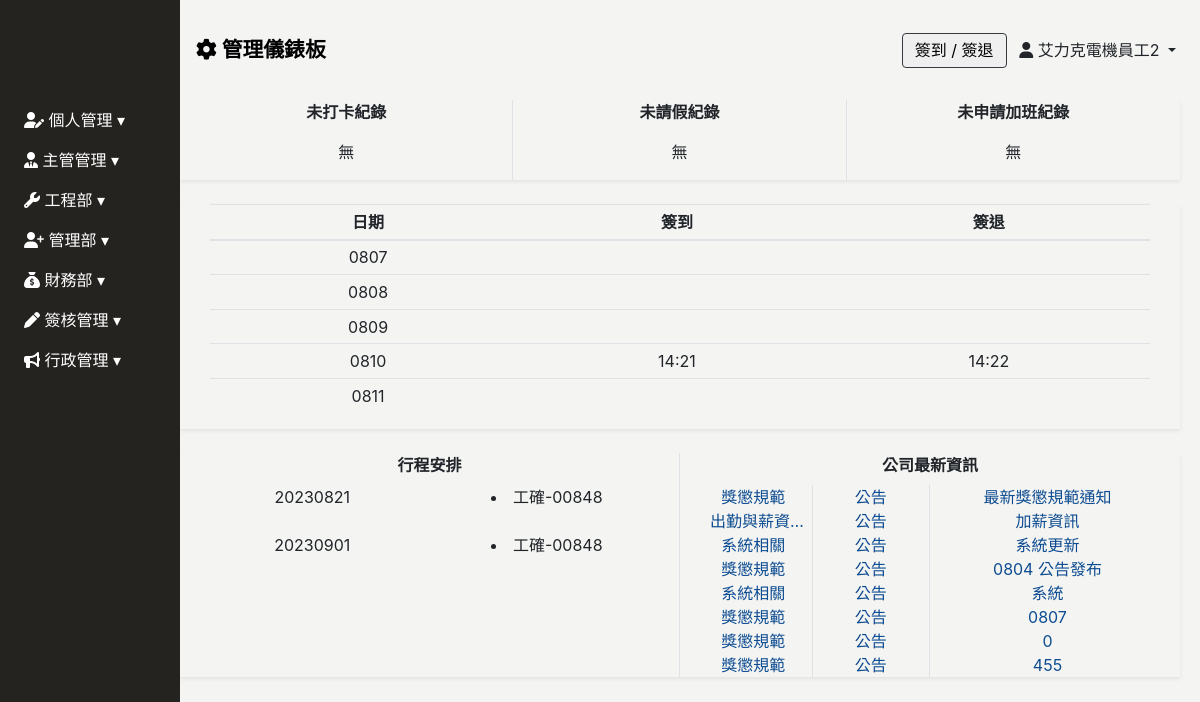
The app's page / (signed in) with its own data.
### Backend/models.py (models this page shows, shortened)
class ModifiedModel(models.Model):
    modified_by = models.ForeignKey("Employee", on_delete=models.SET_NULL, null=True, blank=True)
    created_date = models.DateField(default=timezone.now,verbose_name='建立日期')
    update_date = models.DateField(auto_now=True, verbose_name='更新日期')
    class Meta:
        abstract = True

class Employee(ModifiedModel):
    GENDER_CHOICES = [
        ('M', '男'),
        ('F', '女'),
    ]
    BLOOD_TYPE_CHOICES = [
        ('A', 'A型'),
        ('B', 'B型'),
        ('AB','AB型'),
        ('O', 'O型'),
    ]
    MARITAL_STATUS_CHOICES = [
        ('M', '已婚'),
        ('S', '未婚'),
        ('D', '離異'),
    ]
    MILITARY_STATUS_CHOICES = [
        ('M', '義務役'),
        ('E', '免服役'),
        ('A', '替代役'),
    ]
    user = models.OneToOneField(User, null=True, blank=True, on_delete=models.CASCADE)
    profile_image = models.ImageField(upload_to='employee_profile/', blank=True, null=True, default='employee_profile/default_profile.png', verbose_name='員工照片')
    full_name = models.CharField(max_length=30, null=True, blank=True, verbose_name='員工名稱')
    employee_id	 = models.CharField(max_length=30, blank=True,verbose_name='員工ID')
    departments = models.ForeignKey('Department', on_delete=models.SET_NULL, blank=True, null=True, related_name='employees', verbose_name='部門名稱')# 你可以通过department.employees.all()访问一个部门的所有员工。
    position = models.CharField(max_length=30, null=True, blank=True, verbose_name='職稱')
    phone_number = models.CharField(max_length=20, null=True, blank=True,verbose_name='手機號碼')
    contact_number = models.CharField(max_length=20, null=True, blank=True,verbose_name='聯絡電話')
    start_date = models.DateField(null=True, blank=True, verbose_name='到職日期')
    seniority = models.DecimalField(max_digits=3, decimal_places=1, null=True, blank=True, verbose_name='目前年資')
    id_number = models.CharField(max_length=20, null=True, blank=True, verbose_name='身份證字號')
    birthday = models.DateField(null=True, blank=True, verbose_name='出生日期')
    gender = models.CharField(max_length=1, choices=GENDER_CHOICES, null=True, blank=True, verbose_name='性別')
    blood_type = models.CharField(max_length=2, choices=BLOOD_TYPE_CHOICES, null=True, blank=True, verbose_name='血型')
    birth_place = models.CharField(max_length=100, null=True, blank=True, verbose_name='出生地')
    marital_status = models.CharField(max_length=1, choices=MARITAL_STATUS_CHOICES, null=True, blank=True, verbose_name='婚姻狀況')
    military_status = models.CharField(max_length=1, choices=MILITARY_STATUS_CHOICES, null=True, blank=True, verbose_name='兵役狀況')
    permanent_address = models.CharField(max_length=50, null=True, blank=True, verbose_name='戶籍地址')
    current_address_city = models.CharField(max_length=50, null=True, blank=True, verbose_name='現居地址縣市')
    current_address = models.CharField(max_length=50, null=True, blank=True, verbose_name='現居地址')
    location = models.CharField(max_length=50, null=True, blank=True, verbose_name='所在地')
    company_email = models.EmailField(null=True, blank=True, verbose_name='公司E_Mail')
    personal_email = models.EmailField(null=True, blank=True, verbose_name='個人E_Mail')
    emergency_contact = models.CharField(max_length=50, null=True, blank=True, verbose_name='緊急聯絡人1')
    emergency_contact_relations = models.CharField(max_length=50, null=True, blank=True, verbose_name='關係1')
    emergency_contact_phone = models.CharField(max_length=20, null=True, blank=True, verbose_name='聯絡人電話1')
    class Meta:
        verbose_name = "員工"   # 單數
        verbose_name_plural = verbose_name   #複數

class Project_Job_Assign(ModifiedModel):
    project_confirmation= models.ForeignKey(Project_Confirmation,on_delete=models.CASCADE,related_name='project',null=True, blank=True, verbose_name="工程確認單")
    job_assign_id = models.CharField(max_length=100,null=True, blank=True, verbose_name='工派單編號')
    attendance_date =models.JSONField(null=True, blank=True, verbose_name="出勤日期")
    work_employee = models.ManyToManyField('Employee', related_name='projects_work_employee', blank=True, verbose_name='工作人員')
    lead_employee = models.ManyToManyField('Employee', related_name='projects_lead_employee', blank=True, verbose_name="帶班人員")
    vehicle = models.CharField(max_length=100,null=True, blank=True, verbose_name='使用車輛')
    location = models.CharField(max_length=100,null=True, blank=True, verbose_name="工作地點")
    project_type = models.CharField(max_length=100,null=True, blank=True, verbose_name='工作類型')
    remark = models.TextField(null=True, blank=True, verbose_name="備註")
    attachment = models.FileField(upload_to="project-attachment/", null=True, blank=True, verbose_name="工確單附件")
    class Meta:
        verbose_name = "工作派任計畫"   # 單數
        verbose_name_plural = verbose_name   #複數
        ordering = ['-id']
    def attachment_link(self):
        if self.attachment:
            return format_html("<a href='%s' download>下載</a>" % (self.project_confirmation.attachment.url,))
        else:
            return ""
    attachment_link.allow_tags = True

class Project_Confirmation(ModifiedModel):
    project_confirmation_id = models.CharField(max_length=100, null=True, blank=True, verbose_name="工確單編號")
    quotation_id = models.CharField(max_length=100, null=True, blank=True, verbose_name="報價單號")
    project_name = models.CharField(max_length=100, null=True, blank=True, verbose_name="工程名稱")
    order_id = models.CharField(max_length=100, null=True, blank=True, verbose_name='訂單編號')
    c_a = models.CharField(max_length=100, null=True, blank=True, verbose_name='母案編號')
    client = models.CharField(max_length=100, null=True, blank=True, verbose_name='客戶簡稱')
    requisition = models.CharField(max_length=100, null=True, blank=True, verbose_name='請購單位')
    turnover = models.CharField(max_length=10, null=True, blank=True, verbose_name='成交金額')
    is_completed = models.BooleanField(verbose_name='完工狀態',blank=True,default=False)
    completion_report_employee = models.ManyToManyField(Employee, related_name='projects_confirmation_report_employee', blank=True, verbose_name='完工回報人')
    completion_report_date = models.DateField(null=True, blank=True, verbose_name="完工回報日期")
    remark = models.TextField(null=True, blank=True, verbose_name="備註")
    attachment = models.FileField(upload_to="project_confirmation_reassignment_attachment", null=True, blank=True, verbose_name="完工重派附件")
    class Meta:
        verbose_name = "工程確認單"   # 單數
        verbose_name_plural = verbose_name   #複數
        ordering = ['-id']

class News(ModifiedModel):
    NEWS_TYPE = (
        ('1', '獎懲規範'),
        ('2', '系統相關'),
        ('3', '出勤與薪資相關'),
        ('4', '車輛相關'),
        ('5', '津貼相關'),
        ('6', '異常報告相關'),
    )
    CATEGORY_TYPE = (
        ('1', '公告'),
        ('2', '文管'),
    )
    LEVEL_TYPE = (
        ('H', '高'),
        ('M', '中'),
        ('L', '低'),
    )
    title = models.CharField(max_length=30, blank=True, null=True, verbose_name="公告標題")
    category = models.CharField(max_length=1, choices=NEWS_TYPE, blank=True, null=True, verbose_name="公告類別")
    type = models.CharField(max_length=1, choices=CATEGORY_TYPE, blank=True, null=True, verbose_name="類別")
    level = models.CharField(max_length=1, choices=LEVEL_TYPE, blank=True, null=True, verbose_name="重要性")
    editor_content = models.TextField(blank=True, null=True, verbose_name='內容')
    attachment = models.FileField(upload_to="news_attachment", null=True, blank=True, verbose_name="公告附件")
    class Meta:
        verbose_name = "最新消息"
        verbose_name_plural = verbose_name

### Frontend/views.py (the view, shortened to what this page needs)
# urls.py: path('', views.Index.as_view(), name="index"),
class Index(View):
    def get(self,request):
        if not isinstance(request.user, AnonymousUser):
            news = News.objects.all()
            employeeid = request.user.employee
            clock_inout = get_weekly_clock_data(employeeid)
            related_projects = Project_Job_Assign.objects.filter(lead_employee__in=[employeeid])|Project_Job_Assign.objects.filter(    work_employee__in=[employeeid]        )
            related_projects = related_projects.distinct()
            grouped_projects = {}
            for project in related_projects:
                if project.attendance_date:
                    for date_str in project.attendance_date:
                        date_obj = date.fromisoformat(date_str)
                        print(date_obj)
                        print( date.today())
                        if date_obj >= date.today():
                            if date_str in grouped_projects:
                                grouped_projects[date_str].append(project)
                            else:
                                grouped_projects[date_str] = [project]
            sorted_grouped_projects = dict(sorted(grouped_projects.items()))
            context = {
                'clock_inout':clock_inout,
                'news':news,
                "grouped_projects":sorted_grouped_projects,
            }
            return render(request, 'index/index-login.html', context)
        else:
            return render(request, 'index/index-unlogin.html')

### Frontend/templates/index/index-login.html (shortened to what this page needs)
{% extends 'base/base_dashboard.html' %}
{% block import %}
{% load static%}
{% endblock %}
{% load custom_tags %}
{% block main %}
<div class="main">
    <div class="container shadow-sm">
        <div class="row text-center">
            <div class="clock-inout-record border-right col-12 col-md-4">
                <div class="clock-inout-record-title font-weight-bold">未打卡紀錄</div>
                <div class="clock-inout-record-content my-3">
                    無
                </div>
            </div>
            <div class="clock-inout-record border-right col-12 col-md-4">
                <div class="clock-inout-record-title font-weight-bold">未請假紀錄</div>
                <div class="clock-inout-record-content my-3">
                    無
                </div>
            </div>
            <div class="clock-inout-record col-12 col-md-4">
                <div class="clock-inout-record-title font-weight-bold">未申請加班紀錄</div>
                <div class="clock-inout-record-content my-3">
                    無
                </div>
            </div>
        </div>
    </div>
    <div class="container shadow-sm mt-4">
        <div class="row text-center">
            <div class="col-12" style="min-height: 150px;">
                <div class="container table-responsive">
                    <table class="table table-sm table-hover">
                        <thead>
                            <tr class="text-nowrap">
                                <th>日期</th>
                                <th>簽到</th>
                                <th>簽退</th>
                            </tr>
                        </thead>
                        <tbody>
                            {% for e in clock_inout %}
                            <tr>
                                <td>{{ e.day }}</td>
                                <td>{{ e.checkin }}</td>
                                <td>{{ e.checkout }}</td>
                            </tr>
                            {% endfor %}
                        </tbody>
                    </table>
                </div>
            </div>
        </div>
    </div>
    <div class="container shadow-sm mt-4">
        <div class="row text-center">
            <div class="col-12 col-md-6  border-right" style="min-height: 150px;">
                <div class="font-weight-bold mb-2">行程安排</div>
                <div class="schedule container">
                    {% for date, projects in grouped_projects.items %}
                    <div class="row">
                        <div class="col-6">
                            {{ date|highlight_date|safe }}
                        </div>
                        <div class="col-6">
                            {% for project in projects %}
                            <li href=""
                                onclick="showjobassign('{{ project.project_confirmation.project_confirmation_id }}|{{ project.project_confirmation.project_name}}')">
                                {{ project.project_confirmation.project_confirmation_id }}
                            </li>
                            <br>
                            {% endfor %}
                        </div>
                    </div>
                    {% endfor %}
                </div>
            </div>
            <div class=" col-12 col-md-6" style="min-height: 150px;">
                <div class="font-weight-bold mb-2">公司最新資訊 </div>
                <div class="news container">
                    {% for n in news %}
                    <a href="" data-toggle="modal" data-target="#news-modal"
                        data-content="{{ n.title }}|{{ n.get_category_display }}|{{ n.get_type_display }}|{{ n.get_level_display }}|{{ n.created_date }}|{{ n.editor_content }}">
                        <div class="row">
                            <div class="col-3 border-right">{{ n.get_category_display| truncatechars_html:6|safe }}</div>
                            <div class="col-3 border-right">{{ n.get_type_display }}</div>
                            <div class="col-6">{{ n.title }}</div>
                        </div>
                    </a>
                    {% endfor %}
                </div>
            </div>
        </div>
    </div>
</div>
{% endblock %}

### Frontend/templates/base/header.html (shortened to what this page needs)
<header class="d-flex justify-content-between align-items-center px-3">
    <div>
        <a href="{% url 'index' %}" style="color: #000; text-decoration: none;">
            <span class="font-weight-bold" style="font-size: clamp(1rem, 2vw, 1.3rem);">
                <i class="fa-solid fa-gear"></i> 管理儀錶板
            </span>
        </a>
    </div>
    <div>
        <button type="button" class="border border-dark rounded mr-2" data-toggle="modal" data-target="#clock-inout" @click="catchDateTime">
            簽到 / 簽退
        </button>
        <span class="dropdown-toggle mr-2" data-toggle="dropdown">
            <i class="fa-solid fa-user"></i> {{ request.user.employee.full_name }}
        </span>
    </div>
</header>
{% load static %}

### records on screen
Project_Job_Assign: date "20230821", project_confirmation.project_confirmation_id "工確-00848", date "20230901"
News: category "獎懲規範", type "公告", title "最新獎懲規範通知"
News: category "出勤與薪資…", type "公告", title "加薪資訊"
News: category "系統相關", type "公告", title "系統更新"
News: category "獎懲規範", type "公告", title "0804 公告發布"
News: category "系統相關", type "公告", title "系統"
News: category "獎懲規範", type "公告", title "0807"
News: category "獎懲規範", type "公告", title "0"
News: category "獎懲規範", type "公告", title "455"

### other values on screen
{{ request.user.employee.full_name }} "艾力克電機員工2"
{{ e.day }} "0807" "0808" "0809" "0810" "0811"
{{ e.checkin }} "14:21"
{{ e.checkout }} "14:22"
